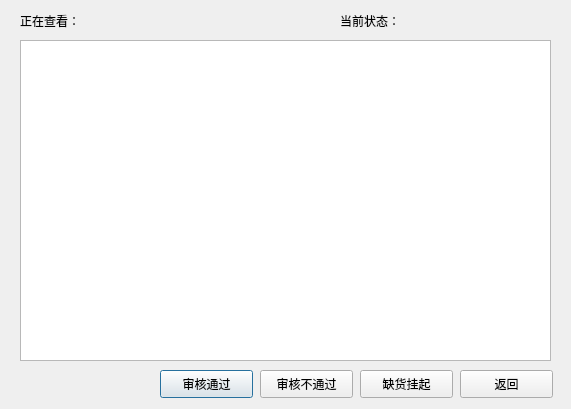
<?xml version="1.0" encoding="UTF-8"?>
<ui version="4.0">
 <class>admin_detailAndCheck</class>
 <widget class="QDialog" name="admin_detailAndCheck">
  <property name="geometry">
   <rect>
    <x>0</x>
    <y>0</y>
    <width>571</width>
    <height>409</height>
   </rect>
  </property>
  <property name="windowTitle">
   <string>Dialog</string>
  </property>
  <widget class="QTableView" name="tableView_display">
   <property name="geometry">
    <rect>
     <x>20</x>
     <y>40</y>
     <width>531</width>
     <height>321</height>
    </rect>
   </property>
  </widget>
  <widget class="QPushButton" name="btn_check">
   <property name="geometry">
    <rect>
     <x>160</x>
     <y>370</y>
     <width>93</width>
     <height>28</height>
    </rect>
   </property>
   <property name="text">
    <string>审核通过</string>
   </property>
  </widget>
  <widget class="QPushButton" name="btn_back">
   <property name="geometry">
    <rect>
     <x>460</x>
     <y>370</y>
     <width>93</width>
     <height>28</height>
    </rect>
   </property>
   <property name="text">
    <string>返回</string>
   </property>
  </widget>
  <widget class="QLabel" name="label_status">
   <property name="geometry">
    <rect>
     <x>340</x>
     <y>10</y>
     <width>211</width>
     <height>21</height>
    </rect>
   </property>
   <property name="text">
    <string>当前状态：</string>
   </property>
  </widget>
  <widget class="QLabel" name="label_checking">
   <property name="geometry">
    <rect>
     <x>20</x>
     <y>10</y>
     <width>211</width>
     <height>21</height>
    </rect>
   </property>
   <property name="text">
    <string>正在查看：</string>
   </property>
  </widget>
  <widget class="QPushButton" name="btn_uncheck">
   <property name="geometry">
    <rect>
     <x>260</x>
     <y>370</y>
     <width>93</width>
     <height>28</height>
    </rect>
   </property>
   <property name="text">
    <string>审核不通过</string>
   </property>
  </widget>
  <widget class="QPushButton" name="btn_suspend">
   <property name="geometry">
    <rect>
     <x>360</x>
     <y>370</y>
     <width>93</width>
     <height>28</height>
    </rect>
   </property>
   <property name="text">
    <string>缺货挂起</string>
   </property>
  </widget>
 </widget>
 <resources/>
 <connections/>
</ui>
